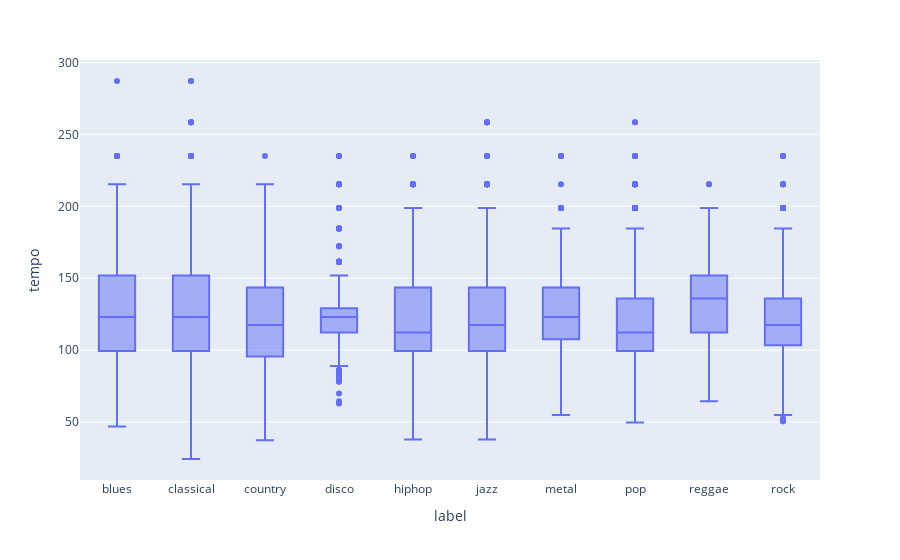

Notebook source saved alongside this figure:
### Markdown cell above
## Podemos tomar estos valores como baseline (lo que haría un cajanegrero)

### Code cell
fig = px.box(df, x='label', y=['tempo'])
fig.show()

### Figure 1 — Plotly figure (JSON) as saved in the notebook; plotly's stock layout.template omitted (floating-point values rounded to 4 significant figures; data arrays with more than 128 entries replaced by an {"elided": "..."} marker saying what was removed)
{"data": [{"alignmentgroup": "True", "hovertemplate": "label=%{x}<br>tempo=%{y}<extra></extra>", "legendgroup": "", "marker": {"color": "#636efa"}, "name": "", "notched": false, "offsetgroup": "", "orientation": "v", "showlegend": false, "type": "box", "x": {"elided": "9990 str values"}, "x0": " ", "xaxis": "x", "y": {"elided": "9990 float values"}, "y0": " ", "yaxis": "y"}], "layout": {"boxmode": "group", "legend": {"tracegroupgap": 0}, "margin": {"t": 60}, "xaxis": {"anchor": "y", "domain": [0.0, 1.0], "title": {"text": "label"}}, "yaxis": {"anchor": "x", "domain": [0.0, 1.0], "title": {"text": "tempo"}}}}
